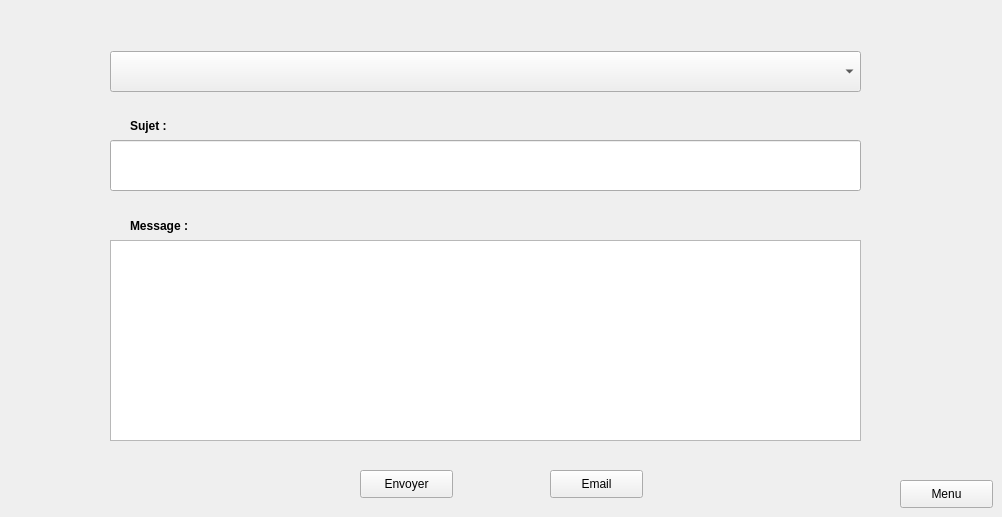
           <widget class="QWidget" name="Email">
            <attribute name="title">
             <string>Email</string>
            </attribute>
            <widget class="QPushButton" name="homeButton_7">
             <property name="geometry">
              <rect>
               <x>900</x>
               <y>480</y>
               <width>93</width>
               <height>28</height>
              </rect>
             </property>
             <property name="text">
              <string>Menu</string>
             </property>
            </widget>
            <widget class="QPlainTextEdit" name="msg">
             <property name="geometry">
              <rect>
               <x>110</x>
               <y>240</y>
               <width>751</width>
               <height>201</height>
              </rect>
             </property>
            </widget>
            <widget class="QLabel" name="label_44">
             <property name="geometry">
              <rect>
               <x>130</x>
               <y>210</y>
               <width>81</width>
               <height>31</height>
              </rect>
             </property>
             <property name="font">
              <font>
               <weight>75</weight>
               <bold>true</bold>
              </font>
             </property>
             <property name="text">
              <string>Message :</string>
             </property>
            </widget>
            <widget class="QPushButton" name="pb_gotomail">
             <property name="geometry">
              <rect>
               <x>550</x>
               <y>470</y>
               <width>93</width>
               <height>28</height>
              </rect>
             </property>
             <property name="text">
              <string>Email</string>
             </property>
            </widget>
            <widget class="QComboBox" name="comboBox_mail_4">
             <property name="geometry">
              <rect>
               <x>110</x>
               <y>51</y>
               <width>751</width>
               <height>41</height>
              </rect>
             </property>
            </widget>
            <widget class="QLabel" name="label_43">
             <property name="geometry">
              <rect>
               <x>130</x>
               <y>110</y>
               <width>111</width>
               <height>31</height>
              </rect>
             </property>
             <property name="font">
              <font>
               <weight>75</weight>
               <bold>true</bold>
              </font>
             </property>
             <property name="text">
              <string>Sujet :</string>
             </property>
            </widget>
            <widget class="QLineEdit" name="subject">
             <property name="geometry">
              <rect>
               <x>110</x>
               <y>140</y>
               <width>751</width>
               <height>51</height>
              </rect>
             </property>
            </widget>
            <widget class="QPushButton" name="pushButton_mail">
             <property name="geometry">
              <rect>
               <x>360</x>
               <y>470</y>
               <width>93</width>
               <height>28</height>
              </rect>
             </property>
             <property name="text">
              <string>Envoyer</string>
             </property>
            </widget>
           </widget>
